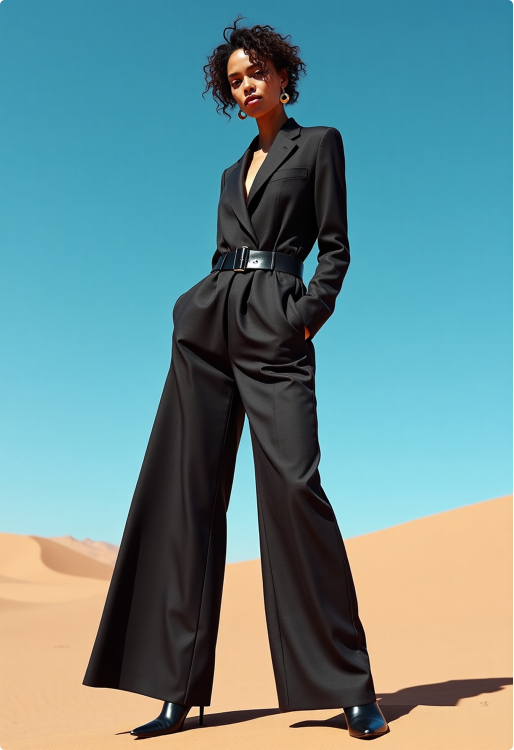
#> input picture pic2style-backend/uploads/footer_photo_5.jpg, 1027 x 1500 px (shown at 1/2 size)
$ python -i vision_service.py   (imports and definitions only)
#> lines starting #> are read from the running program, lines starting #| are printed output that depends on the picture
import cv2
import numpy as np

# [63 lines left out: function detect_skin_tone, not called in this run]


def extract_dominant_colors(image_path: str, k: int = 3) -> list:
    """
    Extracts the top-k dominant clothing colors from an outfit photograph,
    automatically segmenting below the face if portrait, or sampling the central torso.
    """
#> called with image_path = '../uploads/footer_photo_5.jpg', k = 3
    img = cv2.imdecode(np.fromfile(image_path, dtype=np.uint8), cv2.IMREAD_COLOR)
#> img is the input picture: shape (1500, 1027, 3); mean B, G, R 143.6, 140.7, 104.3
    if img is None:
        return ["#2D3748", "#E2E8F0", "#4A5568"]

    h, w, _ = img.shape
#> h = 1500; w = 1027
    cascade = cv2.CascadeClassifier(cv2.data.haarcascades + 'haarcascade_frontalface_default.xml')
    gray = cv2.cvtColor(img, cv2.COLOR_BGR2GRAY)
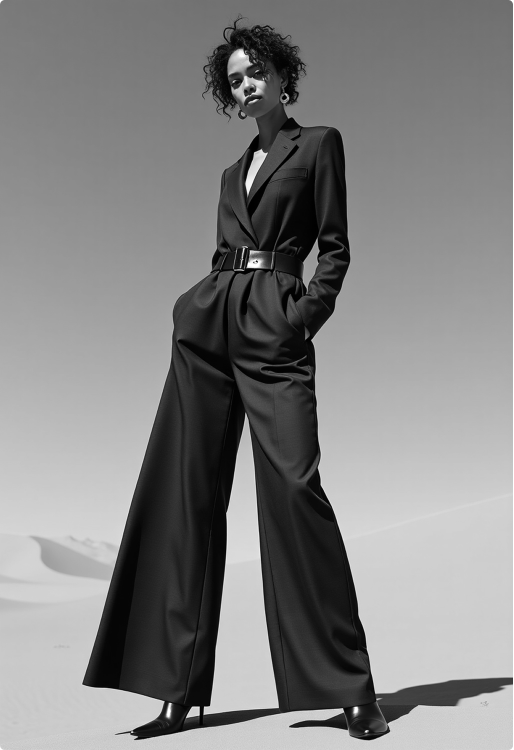
#> gray: shape (1500, 1027) (shown at 1/2 size); min 0, max 255, mean 130.2
    faces = cascade.detectMultiScale(
        gray,
        scaleFactor=1.1,
        minNeighbors=4,
        minSize=(int(min(h, w) * 0.08), int(min(h, w) * 0.08))
    )
#> faces = ()

    if len(faces) > 0:
        fx, fy, fw, fh = sorted(faces, key=lambda f: f[2]*f[3], reverse=True)[0]
        torso_y1 = min(int(fy + fh * 1.2), h - 10)
        torso_y2 = min(int(fy + fh * 3.6), h)
        torso_x1 = max(int(fx - fw * 0.5), 0)
        torso_x2 = min(int(fx + fw * 1.5), w)
        sample = img[torso_y1:torso_y2, torso_x1:torso_x2]
        if sample.size == 0 or sample.shape[0] < 20 or sample.shape[1] < 20:
            sample = img[int(h * 0.25):int(h * 0.85), int(w * 0.15):int(w * 0.85)]
    else:
        sample = img[int(h * 0.20):int(h * 0.85), int(w * 0.15):int(w * 0.85)]
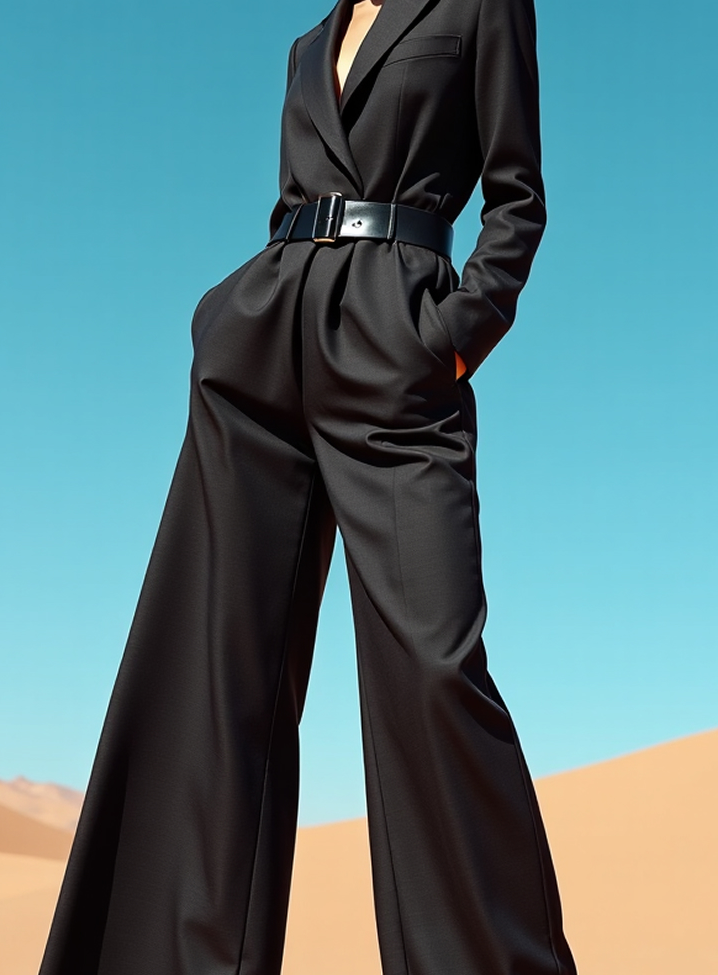
#> sample: shape (975, 718, 3); mean B, G, R 127.4, 122.4, 87.7

    if sample.size == 0:
        sample = img

    small = cv2.resize(sample, (64, 64), interpolation=cv2.INTER_AREA)
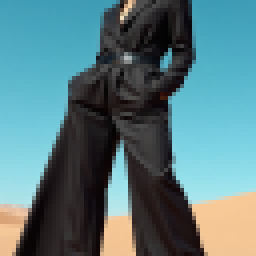
#> small: shape (64, 64, 3) (shown 4 times larger); mean B, G, R 127.4, 122.4, 87.7
    pixels = small.reshape(-1, 3).astype(np.float32)

    criteria = (cv2.TERM_CRITERIA_EPS + cv2.TERM_CRITERIA_MAX_ITER, 15, 0.2)
    _, labels, centers = cv2.kmeans(pixels, k, None, criteria, 5, cv2.KMEANS_RANDOM_CENTERS)
#> labels = 4096 values, max 2 at index 30, min 0 at index 32, mean 1.34; centers = [[150.7, 194.8, 236.4], [206.7, 188.5, 102.8], [36.43, 35.27, 39.19]]

    counts = np.bincount(labels.flatten())
#> counts = [384, 1931, 1781]
    sorted_indices = np.argsort(counts)[::-1]
#> sorted_indices = [1, 2, 0]

    hex_colors = []
    for idx in sorted_indices:
        b, g, r = centers[idx].astype(int)
        hex_colors.append(f"#{r:02x}{g:02x}{b:02x}")
#> this loop made 3 passes
#> (b, g, r) on passes 1 to 2: (206, 188, 102), (36, 35, 39)
#> (idx, b, g, r) on pass 3: (0, 150, 194, 236)
#> after the loop, hex_colors = ['#66bcce', '#272324', '#ecc296']

    return hex_colors

>>> result = extract_dominant_colors('../uploads/footer_photo_5.jpg')
#> result = ['#66bcce', '#272324', '#ecc296']

$ run again, on pic2style-backend/uploads/footer_photo_6.jpg
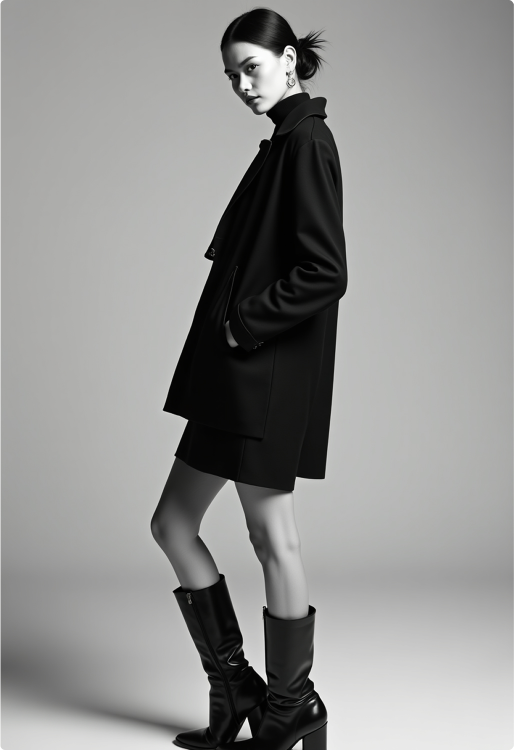
#> input picture pic2style-backend/uploads/footer_photo_6.jpg, 1027 x 1500 px (shown at 1/2 size)
#> in extract_dominant_colors, img is the input picture: shape (1500, 1027, 3); mean B, G, R 144.3, 145.4, 145.2
#> faces = ()
#> in extract_dominant_colors, `sample = img[int(h * 0.20):int(h * 0.85), int(w * 0.15):int(w * 0.85)]`:
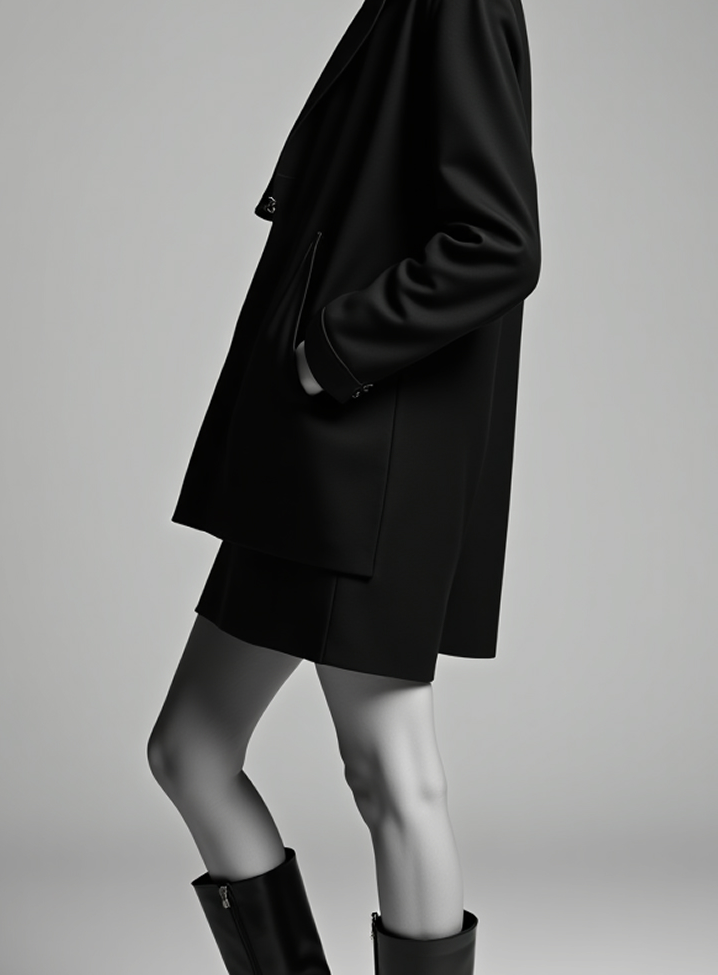
#> sample: shape (975, 718, 3); mean B, G, R 128.4, 129.5, 129.2
#> in extract_dominant_colors, `small = cv2.resize(sample, (64, 64), interpolation=cv2.INTER_AREA)`:
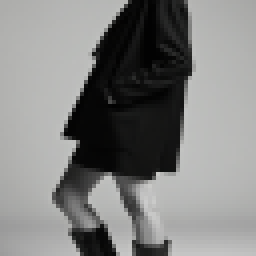
#> small: shape (64, 64, 3) (shown 4 times larger); mean B, G, R 128.4, 129.5, 129.2
#> labels = 4096 values, max 2 at index 32, min 0 at index 46, mean 1.23; centers = [[92.41, 93.11, 93.18], [178.8, 180.2, 179.8], [16.48, 16.89, 16.77]]
#> counts = [228, 2717, 1151]
#> sorted_indices = [1, 2, 0]
#> the loop in extract_dominant_colors, `for idx in sorted_indices:` made 3 passes
#> (b, g, r) on passes 1 to 2: (178, 180, 179), (16, 16, 16)
#> after the loop in extract_dominant_colors, `for idx in sorted_indices:`: hex_colors = ['#b3b4b2', '#101010', '#5d5d5c']

$ run again, on pic2style-backend/uploads/myphotobluepolo.jpg
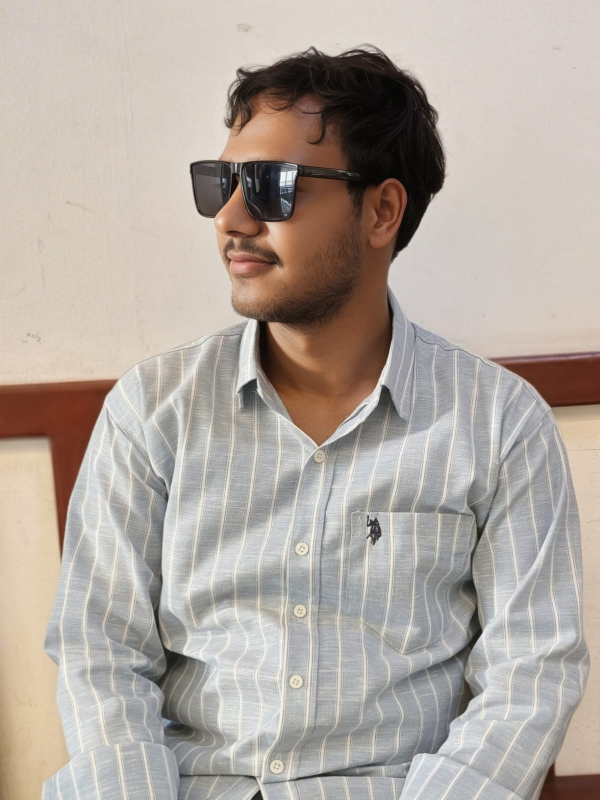
#> input picture pic2style-backend/uploads/myphotobluepolo.jpg, 1200 x 1600 px (shown at 1/2 size)
#> in extract_dominant_colors, img is the input picture: shape (1600, 1200, 3); mean B, G, R 160.3, 168.1, 177.7
#> in extract_dominant_colors, `gray = cv2.cvtColor(img, cv2.COLOR_BGR2GRAY)`:
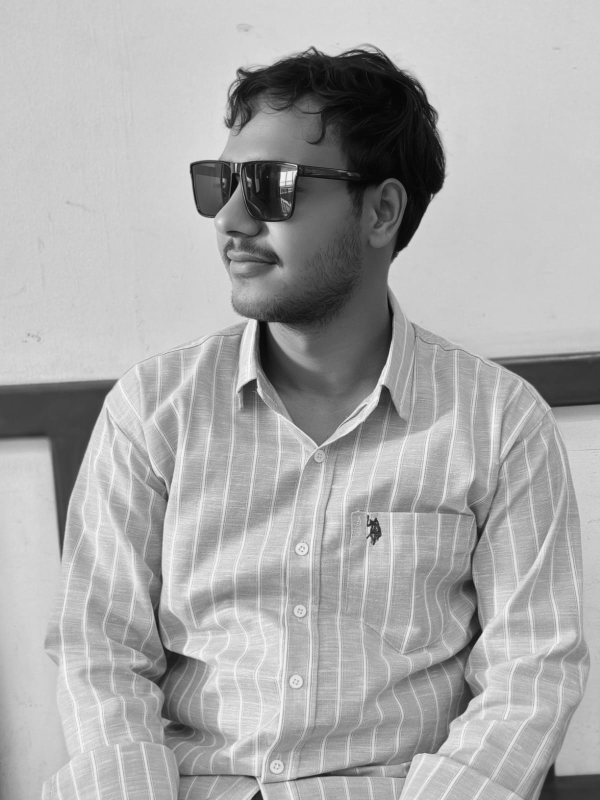
#> gray: shape (1600, 1200) (shown at 1/2 size); min 1, max 255, mean 170.1
#> faces = [[949, 1354, 139, 139], [255, 115, 677, 677]]
#> fx = 255; fy = 115; fw = 677
#> torso_y1 = 927
#> torso_y2 = 1600
#> torso_x1 = 0
#> torso_x2 = 1200
#> in extract_dominant_colors, `small = cv2.resize(sample, (64, 64), interpolation=cv2.INTER_AREA)`:
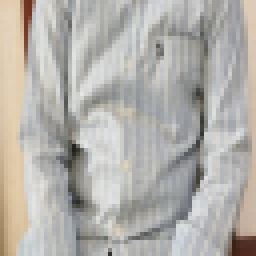
#> small: shape (64, 64, 3) (shown 4 times larger); mean B, G, R 171.3, 176.1, 178.8
#> labels = 4096 values, max 2 at index 6, min 0 at index 0, mean 0.641; centers = [[194.3, 201.9, 205.9], [163.1, 165.3, 166], [97.32, 102.1, 108.4]]
#> counts = [1833, 1901, 362]
#> sorted_indices = [1, 0, 2]
#> the loop in extract_dominant_colors, `for idx in sorted_indices:` made 3 passes
#> (b, g, r) on passes 1, 3: (163, 165, 166), (97, 102, 108)
#> after the loop in extract_dominant_colors, `for idx in sorted_indices:`: hex_colors = ['#a6a5a3', '#cdc9c2', '#6c6661']

$ run again, on pic2style-backend/uploads/photo_2.jpg
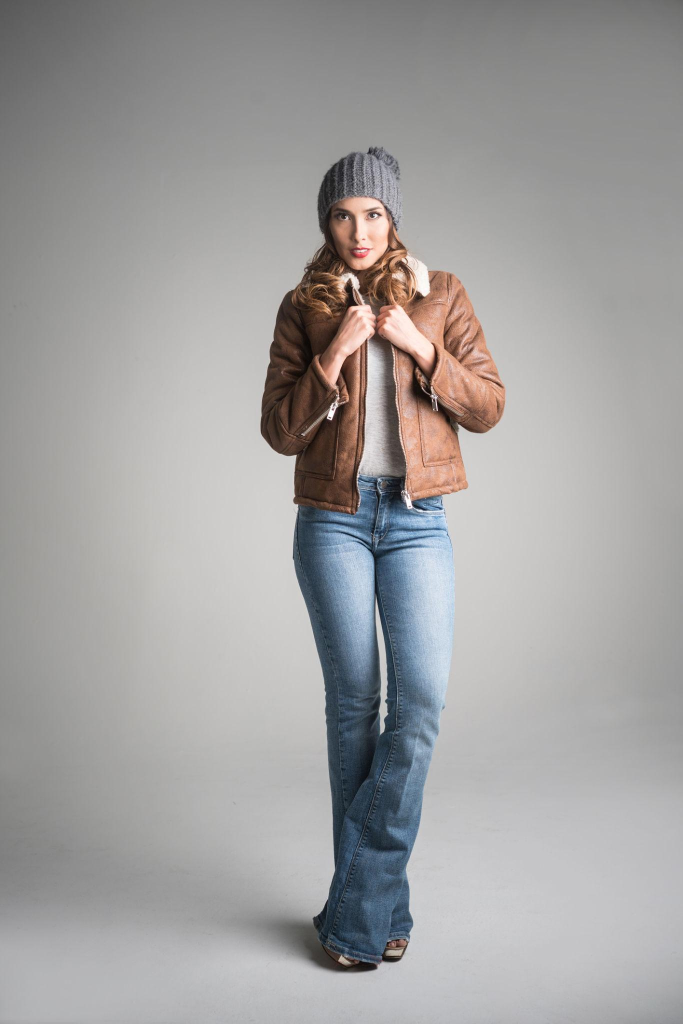
#> input picture pic2style-backend/uploads/photo_2.jpg, 1366 x 2048 px (shown at 1/2 size)
#> in extract_dominant_colors, img is the input picture: shape (2048, 1366, 3); mean B, G, R 159.2, 159.7, 161
#> faces = [[641, 375, 151, 151]]
#> fx = 641; fy = 375; fw = 151
#> torso_y1 = 556
#> torso_y2 = 918
#> torso_x1 = 565
#> torso_x2 = 867
#> in extract_dominant_colors, `sample = img[torso_y1:torso_y2, torso_x1:torso_x2]`:
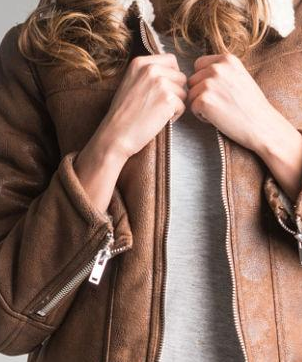
#> sample: shape (362, 302, 3); mean B, G, R 94.4, 106.8, 135.8
#> in extract_dominant_colors, `small = cv2.resize(sample, (64, 64), interpolation=cv2.INTER_AREA)`:
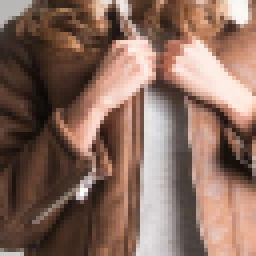
#> small: shape (64, 64, 3) (shown 4 times larger); mean B, G, R 94.4, 106.8, 135.8
#> labels = 4096 values, max 2 at index 9, min 0 at index 0, mean 1.22; centers = [[185.5, 196.7, 225.8], [102.6, 120.9, 164], [40.75, 51.09, 73.18]]
#> counts = [1100, 976, 2020]
#> sorted_indices = [2, 0, 1]
#> the loop in extract_dominant_colors, `for idx in sorted_indices:` made 3 passes
#> (idx, b, g, r) on passes 1 to 3: (2, 40, 51, 73), (0, 185, 196, 225), (1, 102, 120, 163)
#> after the loop in extract_dominant_colors, `for idx in sorted_indices:`: hex_colors = ['#493328', '#e1c4b9', '#a37866']
